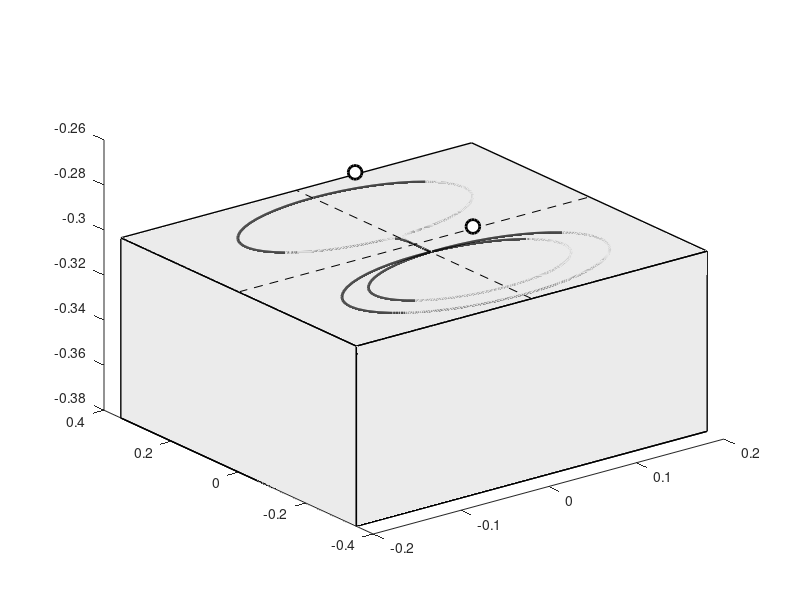

Source code (MATLAB): (Note: this script raises an error after producing the figure.)
% Created to make Riemann surface for a spiral
%
% ep = 0.3 using circle.A.A_.ep.0.3

function plotme
    
    clear
    F = load('surf.A.A_.ep0.3_smooth2.mat');
    pathdat = F.pathdat;
    path = F.path;
    
    minz = -0.3;
    dom = [-0.2, 0.2, -0.35, 0.35];
    zeps = 0.02;
    zwidth = 0.08;
    colorop = 'grey';
    edgecol = 0.7*[1 1 1];
    basecol = 0.92*[1 1 1];
    outwidth=1;
    
    reimname = 'real';
    reim = str2func(reimname);
    
    %%
    close all
    
    figure(1); hold on
    plotplane
    
    % Now run the command
    cd ../../stokeswavecode/bdint
    handles = qt_bdint_path_plotter(path, pathdat, 'PatchWidth', 0.02, 'NumArc', 150, 'ZPlot', 'imag', 'ZFunc', 'omega');
    cd ../../stokeswavepub/surfA_
    
    %%
        
%     camproj('perspective')
%     view([-100 20]);

    figure(1)
    
%     delete(handles.surf.edge_right{1})
%     delete(handles.surf.edge_left{1})
    
    view([100 50]);
    set(gcf, 'Units', 'pixels', 'Position', [60   393   973   555]);
    zlim([minz - zwidth, 1.6])
    xlim([-0.2, 0.2]);
    ylim([-0.35, 0.35]);
    
    figure(99)
    set(gcf, 'Units', 'pixels', 'Position', [60   393   973   250]);
    
    
    function plotplane
        % Bottom plane
        fill3([dom(1) dom(2) dom(2) dom(1)], [dom(3) dom(3) dom(4) dom(4)], (minz - zwidth)*[1 1 1 1], basecol,'LineWidth', outwidth);
        % Left plane
        fill3(dom(1)*[1 1 1 1], [dom(3) dom(3) dom(4) dom(4)], [(minz - zwidth) (minz) (minz) (minz - zwidth)], basecol,'LineWidth', outwidth);
        % Front plane
        fill3([dom(1) dom(2) dom(2) dom(1)], dom(3)*[1 1 1 1], [(minz - zwidth) (minz - zwidth) (minz) (minz)], basecol,'LineWidth', outwidth);
        % Top plane
        fill3([dom(1) dom(2) dom(2) dom(1)], [dom(3) dom(3) dom(4) dom(4)], (minz)*[1 1 1 1], basecol, 'LineWidth', outwidth);
        
        f_A = 1i*0.175;
        plot3([0, 0], imag(f_A)*[1 -1], minz*[1 1]+zeps, 'ko', 'MarkerFace', 'w', 'MarkerSize', 10, 'LineWidth', 2);
        
        plot3([dom(1), dom(2)], [0, 0], minz*[1 1], 'k--');
        plot3([0, 0], [dom(3), dom(4)], minz*[1 1], 'k--');
        
        plot3(real(pathdat.f),imag(pathdat.f), 0*pathdat.f + minz, 'k-', 'LineWidth', 2);
        
    end
    
end
